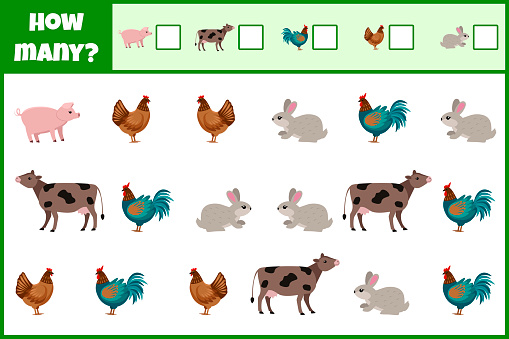
#> input picture 04 - Advanced Topics/Computer Vision/img/animal01.jpg, 509 x 339 px, found by its file name
$ jupyter execute '18. Morphology.ipynb'
#> lines starting #> are read from the running program, lines starting #| are printed output that depends on the picture; after the words box and inside, x2 and y2 are one past the last pixel; in counts of white or black regions, pixels touching at a corner belong together
##### Xem chi tiết tại: https://www.youtube.com/watch?v=GL3hkmRQsaE&list=PLyxSzL3F7485ARPrhaoAfrg-NtbTIlZiy&index=22

# Hình thái học (morphology)

[cell 1]
import numpy as np
import matplotlib.pyplot as plt
from PIL import Image
from scipy import ndimage

[cell 2]
path = '.\\img\\animal01.jpg'
im = Image.open(path).convert('L')
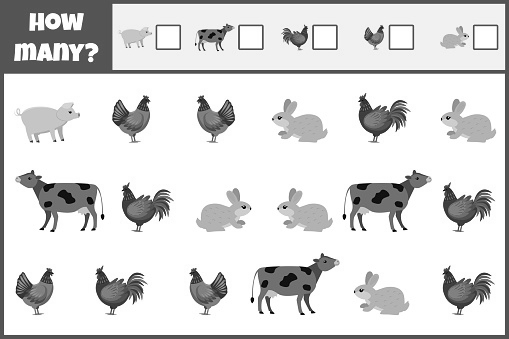
#> im: PIL image 509x339 L; min 0, max 255, mean 217.6
arr = np.array(im)
arr.shape, arr

[cell 3]
threshold = 200
binary_arr = (arr > threshold).astype(dtype='uint8')  # khi > theshold ==> 1 và <= theshold ==> 0
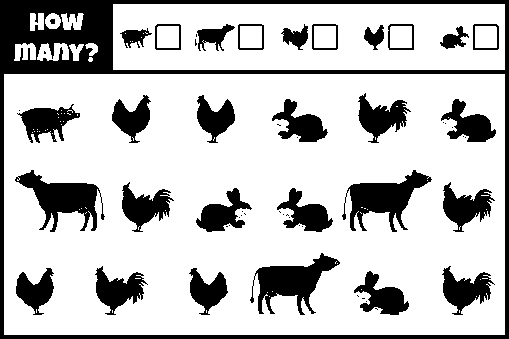
#> binary_arr: shape (339, 509); values 0 (black) and 1 (white), 76% white; 57 black regions (27 under 20 px), largest, box (x1, y1, x2, y2) and area: (0, 0, 509, 339) 14275, (250, 253, 340, 315) 2353, (342, 170, 432, 232) 2346
binary_arr

[cell 4]
labelled_arr, num_of_features = ndimage.label(binary_arr)  # đ hiểu thì chatGPT nhé
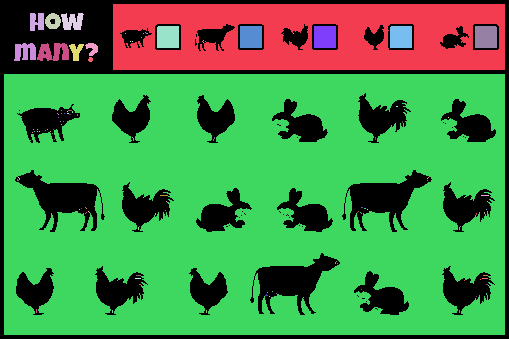
#> labelled_arr: shape (339, 509) int32; 128 distinct labels, from 0 to 127; one colour per label, 0 black
#> num_of_features = 127
num_of_features, labelled_arr

[cell 5]
fig, subs = plt.subplots(ncols=1, nrows=3, figsize=(13,15))

sub1, sub2, sub3 = subs

sub1.imshow(arr, cmap='gray'); sub1.set_title('ORIGINAL IMAGE')
sub2.imshow(binary_arr, cmap='gray'); sub2.set_title('BINARY IMAGE')
sub3.imshow(labelled_arr, cmap='nipy_spectral'); sub3.set_title('{} FEATURES IN LABELLED IMAGE'.format(num_of_features))

for i in subs:
    i.axis('off')

fig.tight_layout()
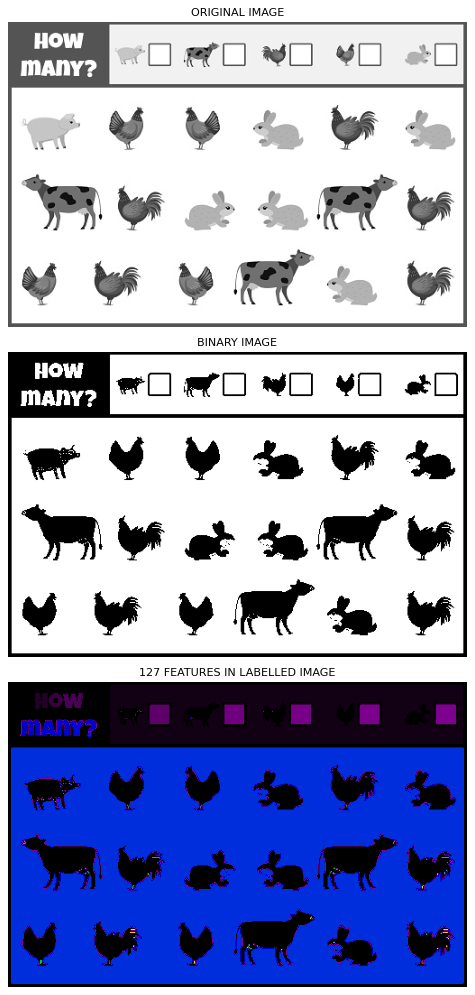
#> figure drawn by matplotlib, 3 panels

# Các phép toán hình thái học cơ bản

### Erosion

### Dilation

### Opening = Erosion -> Dilation

[cell 6]
opened_arr = ndimage.binary_opening(binary_arr, structure=np.ones(shape=(3, 3))).astype('uint8')
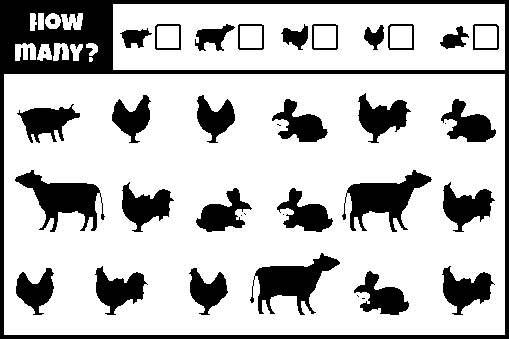
#> opened_arr: shape (339, 509); values 0 (black) and 1 (white), 75.5% white; 38 black regions (8 under 20 px), largest, box (x1, y1, x2, y2) and area: (0, 0, 509, 339) 14296, (250, 253, 340, 315) 2388, (342, 170, 432, 232) 2383
labelled_opened_arr, num2_features = ndimage.label(opened_arr)
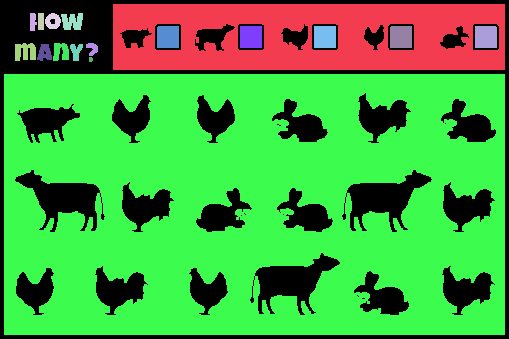
#> labelled_opened_arr: shape (339, 509) int32; 18 distinct labels, from 0 to 17; one colour per label, 0 black
#> num2_features = 17

plt.figure(figsize=(8,6))
plt.imshow(opened_arr, cmap='gray')
plt.title('OPENED IMAGE')
plt.axis('off')

plt.figure(figsize=(8,6))
plt.imshow(labelled_opened_arr, cmap='nipy_spectral')
plt.title('{} FEATURES IN LABELLED IMAGE AFTER OPENING'.format(num2_features))
plt.axis('off')

### Closing = Dilation -> Erosion

[cell 7]
closed_arr = ndimage.binary_closing(binary_arr, structure=np.ones(shape=(3, 3))).astype('uint8')
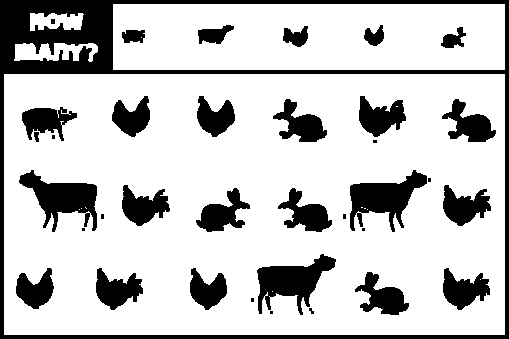
#> closed_arr: shape (339, 509); values 0 (black) and 1 (white), 77.5% white; 36 black regions (10 under 20 px), largest, box (x1, y1, x2, y2) and area: (0, 0, 509, 339) 14113, (19, 170, 97, 232) 2235, (350, 170, 427, 232) 2234
labelled_closed_arr, num3_features = ndimage.label(closed_arr)
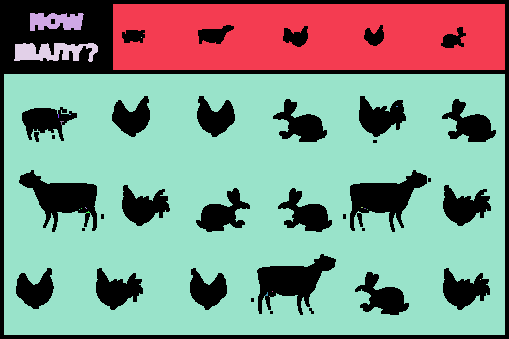
#> labelled_closed_arr: shape (339, 509) int32; 23 distinct labels, from 0 to 22; one colour per label, 0 black
#> num3_features = 22

plt.figure(figsize=(8,6))
plt.imshow(closed_arr, cmap='gray')
plt.title('CLOSED IMAGE')
plt.axis('off')

plt.figure(figsize=(8,6))
plt.imshow(labelled_closed_arr, cmap='nipy_spectral')
plt.title('{} FEATURES IN LABELLED IMAGE AFTER CLOSING'.format(num3_features))
plt.axis('off')

# SUMMARY

[cell 8]
fig, subs = plt.subplots(ncols=2, nrows=3, figsize=(15,15))

sub1, sub2, sub3, sub4, sub5, sub6 = subs.flatten()

sub1.imshow(binary_arr, cmap='gray')
sub1.set_title('BINARY IMAGE')

sub2.imshow(labelled_arr, cmap='nipy_spectral')
sub2.set_title('{} FEATURES IN LABELLED IMAGE'.format(num_of_features))

sub3.imshow(opened_arr, cmap='gray')
sub3.set_title('BINARY IMAGE AFTER OPENING')

sub4.imshow(labelled_opened_arr, cmap='nipy_spectral')
sub4.set_title('{} FEATURES IN LABELLED IMAGE AFTER OPENING'.format(num2_features))

sub5.imshow(closed_arr, cmap='gray')
sub5.set_title('BINARY IMAGE AFTER CLOSING')

sub6.imshow(labelled_closed_arr, cmap='nipy_spectral')
sub6.set_title('{} FEATURES IN LABELLED IMAGE AFTER CLOSING'.format(num3_features))

for i in subs.flatten():
    i.axis('off')

fig.tight_layout()

$ run again, with 04 - Advanced Topics/Computer Vision/img/animal02.jpg copied over 04 - Advanced Topics/Computer Vision/img/animal01.jpg
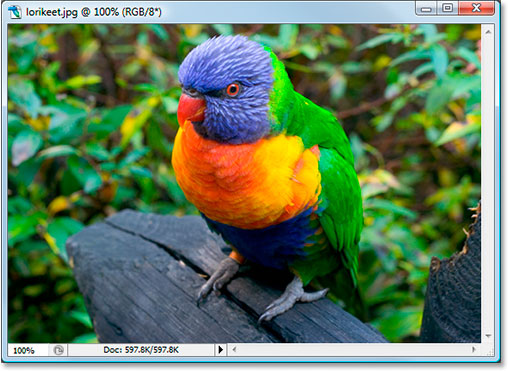
#> input picture 04 - Advanced Topics/Computer Vision/img/animal02.jpg, 508 x 371 px, found by its file name
#> binary_arr: shape (371, 508); values 0 (black) and 1 (white), 13.4% white; 123 white regions (100 under 20 px), largest, box (x1, y1, x2, y2) and area: (2, 1, 499, 361) 9580, (228, 24, 494, 356) 7519, (0, 0, 508, 371) 3906
#> labelled_arr: shape (371, 508) int32; 171 distinct labels, from 0 to 170
#> num_of_features = 170
#> opened_arr: shape (371, 508); values 0 (black) and 1 (white), 11.7% white; 36 white regions (9 under 20 px), largest, box (x1, y1, x2, y2) and area: (228, 24, 494, 356) 7509, (2, 1, 279, 112) 5127, (0, 0, 508, 371) 3543
#> `labelled_opened_arr, num2_features = ndimage.label(opened_arr)`:
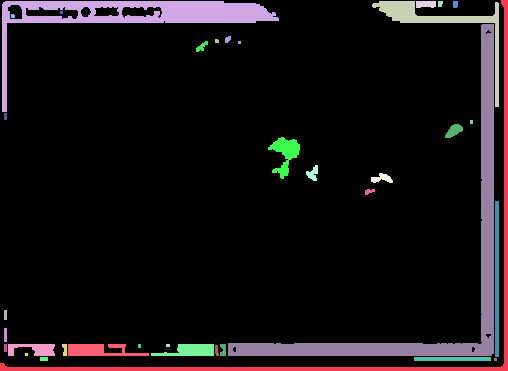
#> labelled_opened_arr: shape (371, 508) int32; 37 distinct labels, from 0 to 36; one colour per label, 0 black
#> num2_features = 36
#> closed_arr: shape (371, 508); values 0 (black) and 1 (white), 14.5% white; 44 white regions (35 under 20 px), largest, box (x1, y1, x2, y2) and area: (1, 1, 507, 370) 25397, (267, 137, 301, 180) 701, (184, 35, 262, 62) 564
#> `labelled_closed_arr, num3_features = ndimage.label(closed_arr)`:
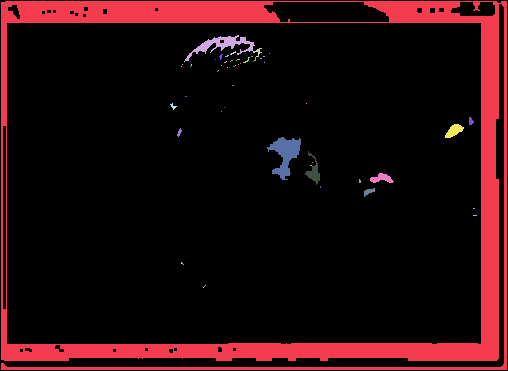
#> labelled_closed_arr: shape (371, 508) int32; 60 distinct labels, from 0 to 59; one colour per label, 0 black
#> num3_features = 59

$ run again, with 04 - Advanced Topics/Computer Vision/img/face01.jpg copied over 04 - Advanced Topics/Computer Vision/img/animal01.jpg
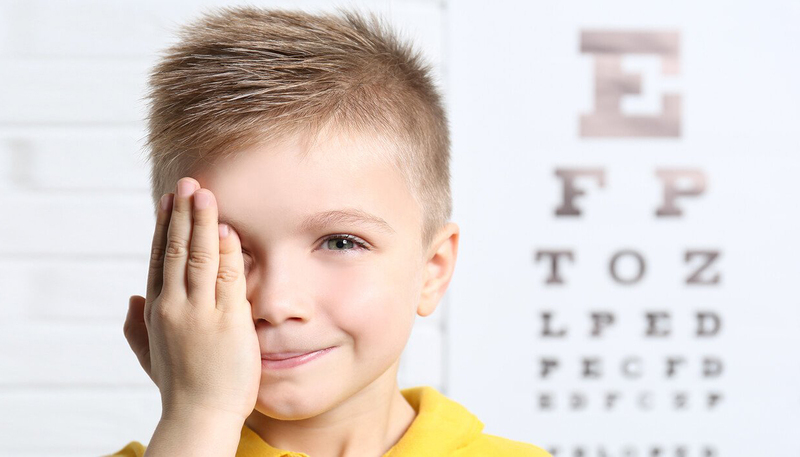
#> input picture 04 - Advanced Topics/Computer Vision/img/face01.jpg, 800 x 457 px, found by its file name
#> `binary_arr = (arr > threshold).astype(dtype='uint8')`:
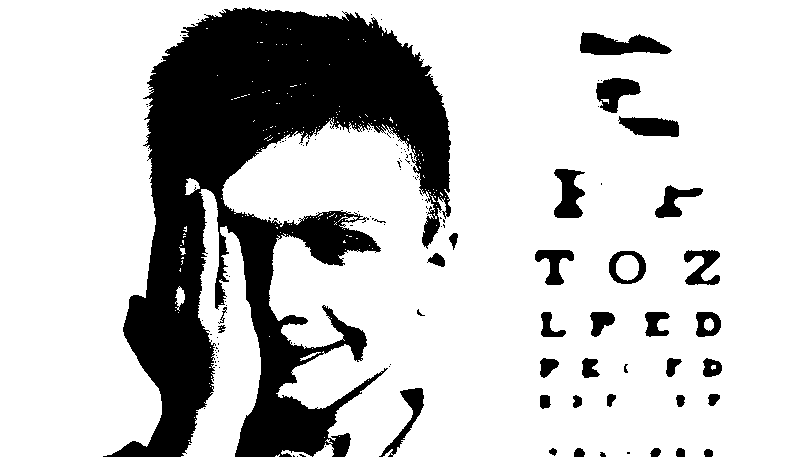
#> binary_arr: shape (457, 800); values 0 (black) and 1 (white), 77.7% white; 128 black regions (93 under 20 px), largest, box (x1, y1, x2, y2) and area: (103, 7, 451, 457) 70220, (580, 32, 672, 55) 1376, (554, 169, 585, 218) 990
#> labelled_arr: shape (457, 800) int32; 347 distinct labels, from 0 to 346
#> num_of_features = 346
#> opened_arr: shape (457, 800); values 0 (black) and 1 (white), 77.1% white; 53 black regions (18 under 20 px), largest, box (x1, y1, x2, y2) and area: (103, 7, 451, 457) 72380, (580, 32, 672, 55) 1385, (554, 169, 585, 218) 990
#> labelled_opened_arr: shape (457, 800) int32; 25 distinct labels, from 0 to 24
#> num2_features = 24
#> closed_arr: shape (457, 800); values 0 (black) and 1 (white), 77.6% white; 37 black regions (6 under 20 px), largest, box (x1, y1, x2, y2) and area: (0, 0, 800, 457) 70901, (580, 33, 671, 55) 1364, (554, 169, 585, 218) 979
#> `labelled_closed_arr, num3_features = ndimage.label(closed_arr)`:
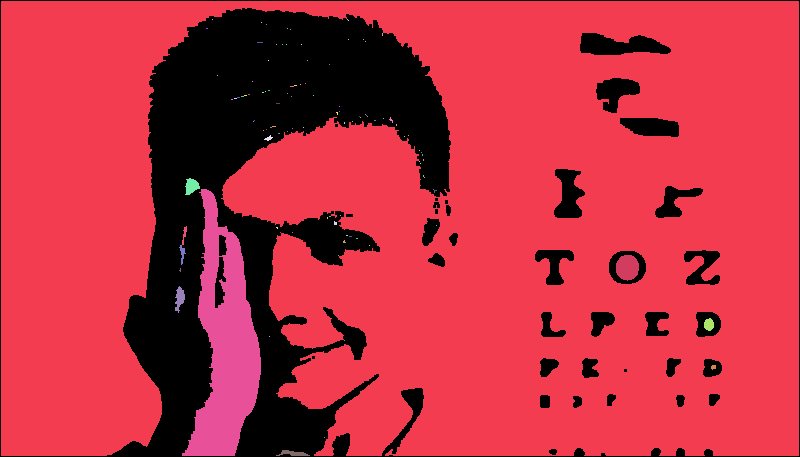
#> labelled_closed_arr: shape (457, 800) int32; 105 distinct labels, from 0 to 104; one colour per label, 0 black
#> num3_features = 104
